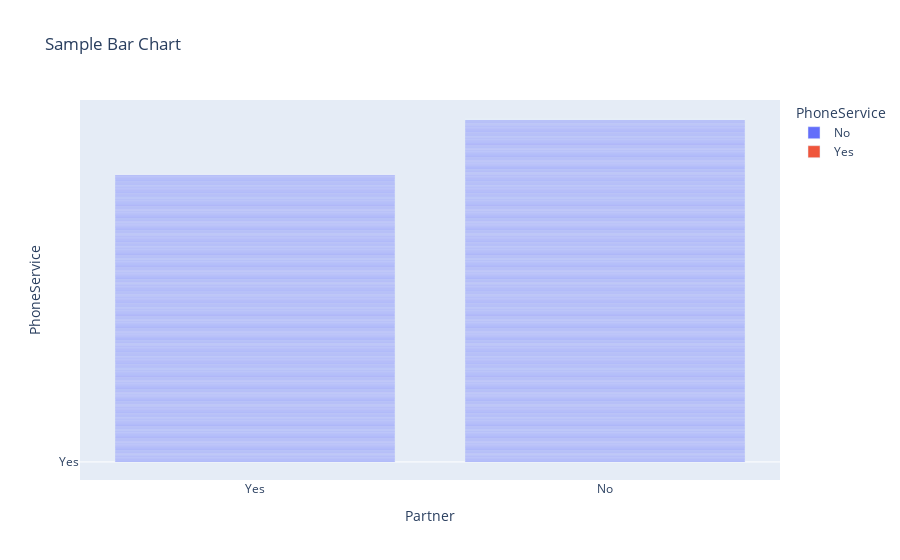

Source (notebook cell):
### Markdown cell above
### Data Exploration
### We will perform exploratory data analysis (EDA) to understand the dataset.

### Code cell
fig = px.bar(df, x="Partner", y="PhoneService",color="PhoneService", title="Sample Bar Chart")
fig.show()

### Figure 1 — Plotly figure (JSON) as saved in the notebook; plotly's stock layout.template omitted (floating-point values rounded to 4 significant figures; data arrays with more than 128 entries replaced by an {"elided": "..."} marker saying what was removed)
{"data": [{"hovertemplate": "PhoneService=%{y}<br>Partner=%{x}<extra></extra>", "legendgroup": "No", "marker": {"color": "#636efa", "pattern": {"shape": ""}}, "name": "No", "orientation": "v", "showlegend": true, "textposition": "auto", "type": "bar", "x": {"elided": "682 str values"}, "xaxis": "x", "y": {"elided": "682 str values"}, "yaxis": "y"}, {"hovertemplate": "PhoneService=%{y}<br>Partner=%{x}<extra></extra>", "legendgroup": "Yes", "marker": {"color": "#EF553B", "pattern": {"shape": ""}}, "name": "Yes", "orientation": "v", "showlegend": true, "textposition": "auto", "type": "bar", "x": {"elided": "6361 str values"}, "xaxis": "x", "y": {"elided": "6361 str values"}, "yaxis": "y"}], "layout": {"barmode": "relative", "legend": {"title": {"text": "PhoneService"}, "tracegroupgap": 0}, "title": {"text": "Sample Bar Chart"}, "xaxis": {"anchor": "y", "domain": [0, 1], "title": {"text": "Partner"}}, "yaxis": {"anchor": "x", "categoryarray": ["Yes", "No"], "categoryorder": "array", "domain": [0, 1], "title": {"text": "PhoneService"}}}}
